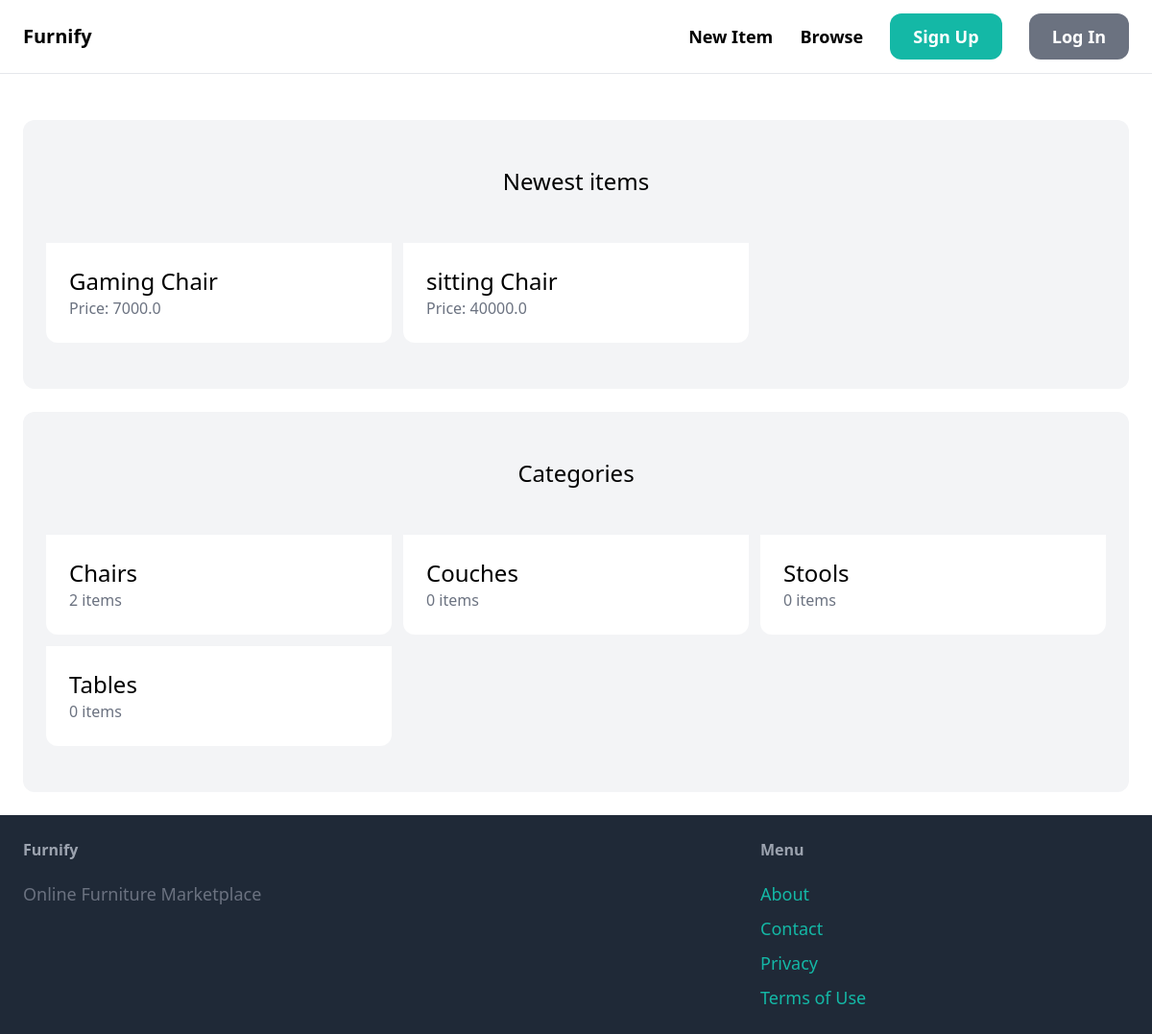
Before: / with the older database file.
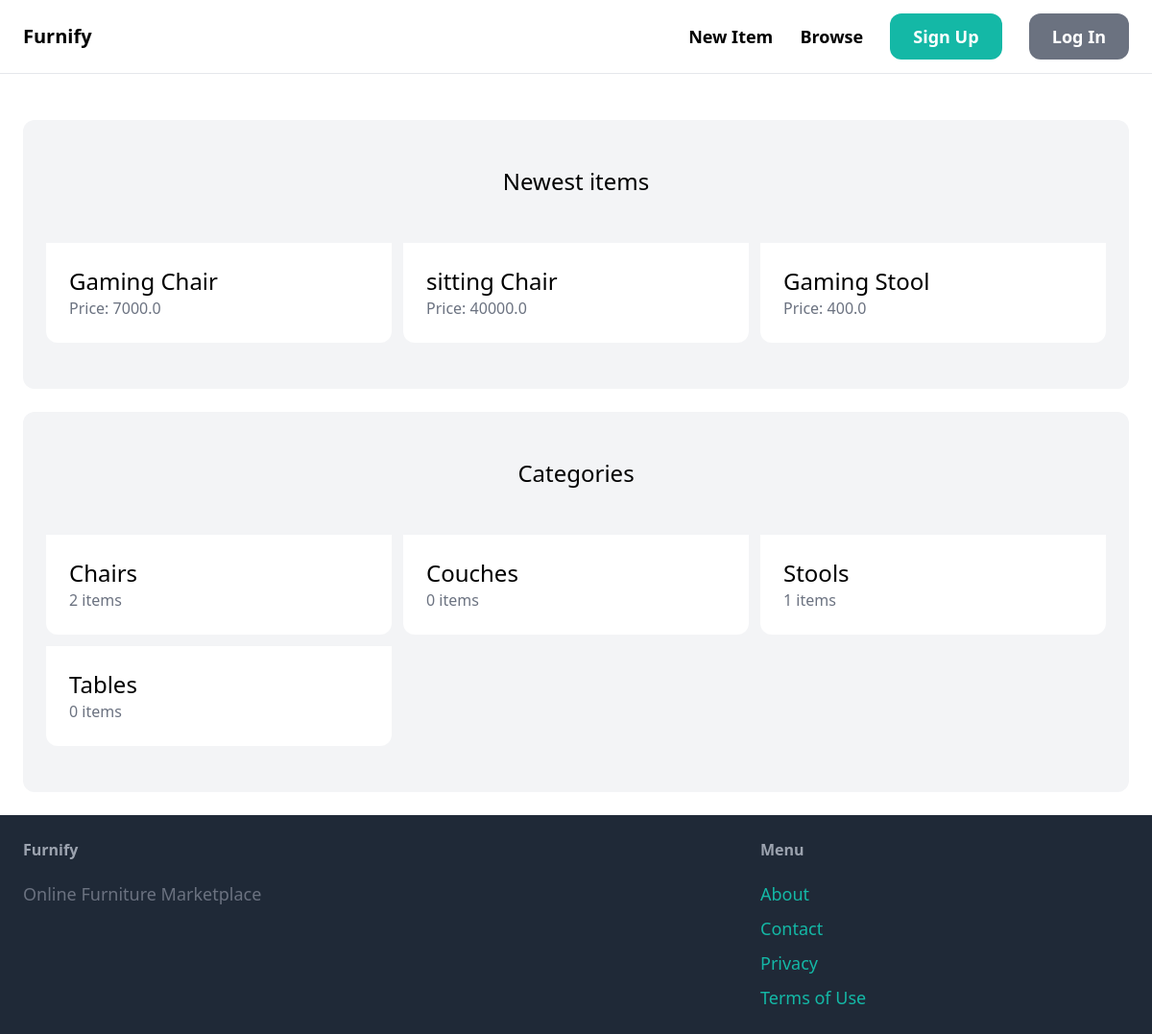
After: the same page with the newer database file.
### item/models.py (models this page shows, shortened)
class Item(models.Model):
    category = models.ForeignKey(Category, related_name='items', on_delete=models.CASCADE)
    name = models.CharField(max_length=255)
    description = models.TextField(blank=True, null=True)
    price = models.FloatField()
    image = models.ImageField(upload_to='item_images', blank=True, null=True)
    is_sold = models.BooleanField(default=False)
    created_by = models.ForeignKey(User, related_name='items', on_delete=models.CASCADE)
    created_at = models.DateTimeField(auto_now_add=True)

class Category(models.Model):
    name = models.CharField(max_length=255)
    class Meta:
        ordering = ('name',)
        verbose_name_plural = 'Categories'

### core/views.py (the view)
# urls.py: path('', views.index, name='index'),
def index(request):
    items = Item.objects.filter(is_sold=False)[0:6]
    categories = Category.objects.all()
    return render(request, 'core/index.html', {
        'categories' : categories,
        'items': items,
    })

### core/templates/core/index.html (shortened to what this page needs)
{%extends 'core/base.html' %}
{%block content%}
<div class="mt-6 px-6 py-12 bg-gray-100 rounded-xl">
    <h2 class="mb-12 text-2xl text-center">Newest items</h2>
    <div class="grid grid-cols-3 gap-3">
        {%for item in items%}
            <div>
                    <a href="{% url 'item:detail' item.id %}" >
                        <div class="p-6 bg-white rounded-b-xl">
                            <h2 class="text-2xl">{{ item.name }}</h2>
                            <p class="text-gray-500">Price: {{ item.price }}
                        </div>
                    </a>
            </div>
        {%endfor%}
    </div>
</div>
<div class="mt-6 px-6 py-12 bg-gray-100 rounded-xl">
    <h2 class="mb-12 text-2xl text-center">Categories</h2>
    <div class="grid grid-cols-3 gap-3">
        {% for category in categories %}
        <div>
            <a href="#" >
                <div class="p-6 bg-white rounded-b-xl">
                    <h2 class="text-2xl">{{ category.name }}</h2>
                    <p class="text-gray-500">{{category.items.count}} items</p>
                </div>
            </a>
        </div>
        {% endfor %}
    </div>
</div>
{%endblock%}

### core/templates/core/base.html (shortened to what this page needs)
<!doctype html>
<html>
    <head>
        <script src="https://cdn.tailwindcss.com"></script>
    </head>
    <body>
        <nav class ="py-6 px-6 flex justify-between items-center border-b border-gray-200">
            <a href="/" class="text-xl font-semibold">Furnify</a>
            <div class="space-x-6">
                <a href="{% url 'item:new' %}" class=" text-lg font-semibold hover:text-gray-500">New Item</a>
                <a href="#" class="text-lg font-semibold hover:text-gray-500">Browse</a>
                {% if request.user.is_authenticated %}
                <a href="#" class="px-6 py-3 text-lg font-semibold bg-teal-500 text-white rounded-xl hover:bg-teal-700">Inbox</a>
                <a href="#" class="px-6 py-3 text-lg font-semibold bg-gray-500 text-white rounded-xl hover:bg-gray-700">Dashboard</a>
                {% else %}
                <a href="{%url 'core:signup' %}" class="px-6 py-3 text-lg font-semibold bg-teal-500 text-white rounded-xl hover:bg-teal-700">Sign Up</a>
                <a href="{%url 'core:login' %}" class="px-6 py-3 text-lg font-semibold bg-gray-500 text-white rounded-xl hover:bg-gray-700">Log In</a>
                {% endif %}
            </div>
        </nav>
        <div class="px-6 py-6">
            {%block content%}
            {%endblock%}
        </div>
        <footer class="py-6 px-6 flex justify-between bg-gray-800">
            <div class="w-2/3 pr-10">
                <h3 class="mb-5 font-semibold text-gray-400">Furnify</h3>
                <p class="text-lg text-gray-500"> Online Furniture Marketplace </p>
            </div>
            <div class="w-1/3">
                <h3 class="mb-5 font-semibold text-gray-400">Menu</h3>
                <ul class="space-y-2">
                    <li><a href="#" class="text-lg text-teal-500 hover:text-teal-700">About</a></li>
                    <li><a href="{% url 'core:contact' %}" class="text-lg text-teal-500 hover:text-teal-700">Contact</a></li>
                    <li><a href="#" class="text-lg text-teal-500 hover:text-teal-700">Privacy</a></li>
                    <li><a href="#" class="text-lg text-teal-500 hover:text-teal-700">Terms of Use</a></li>
                </ul>
            </div>
        </footer>
    </body>
</html>

Changed rows visible on the page:
added Item: name "Gaming Stool", price "400.0"
computed for Category "Stools": items.count "0" → "1"
